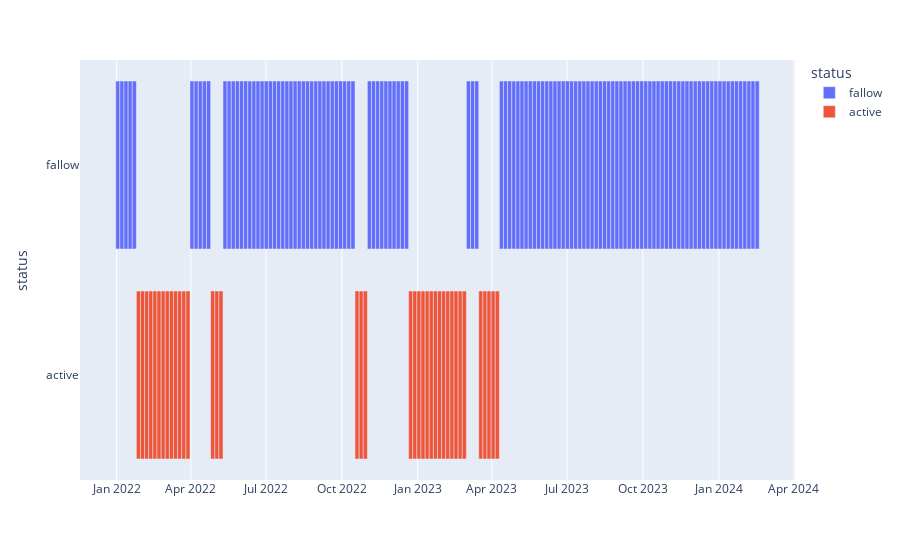

Here is the notebook cell this chart was saved with:
### Code cell
fig = px.timeline(select, x_start="start_date", x_end="end_date", y="status",color="status")
# fig.update_yaxes(autorange="reversed")
fig.show()
